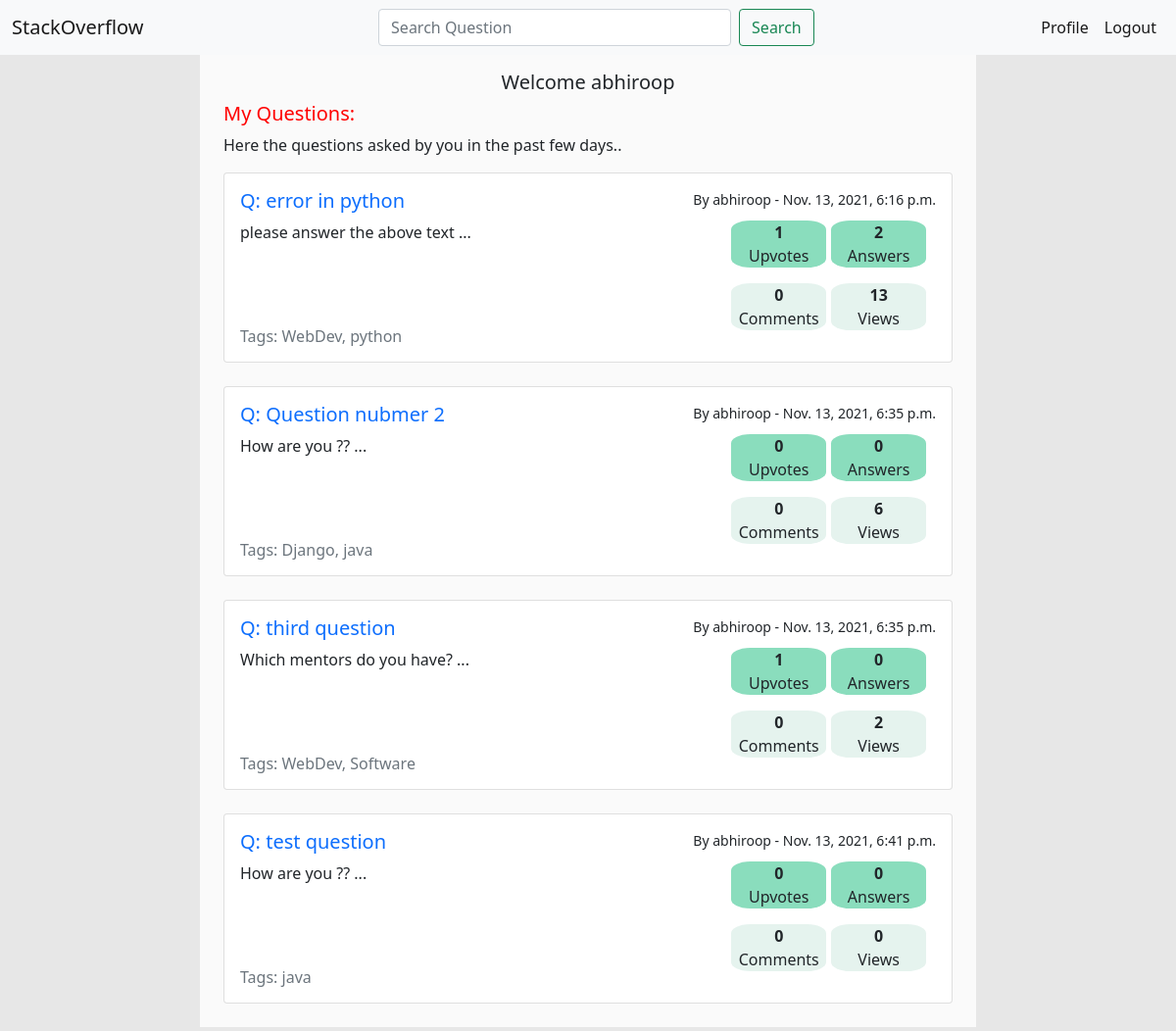
Page /user_profile (signed in) on the earlier database version.
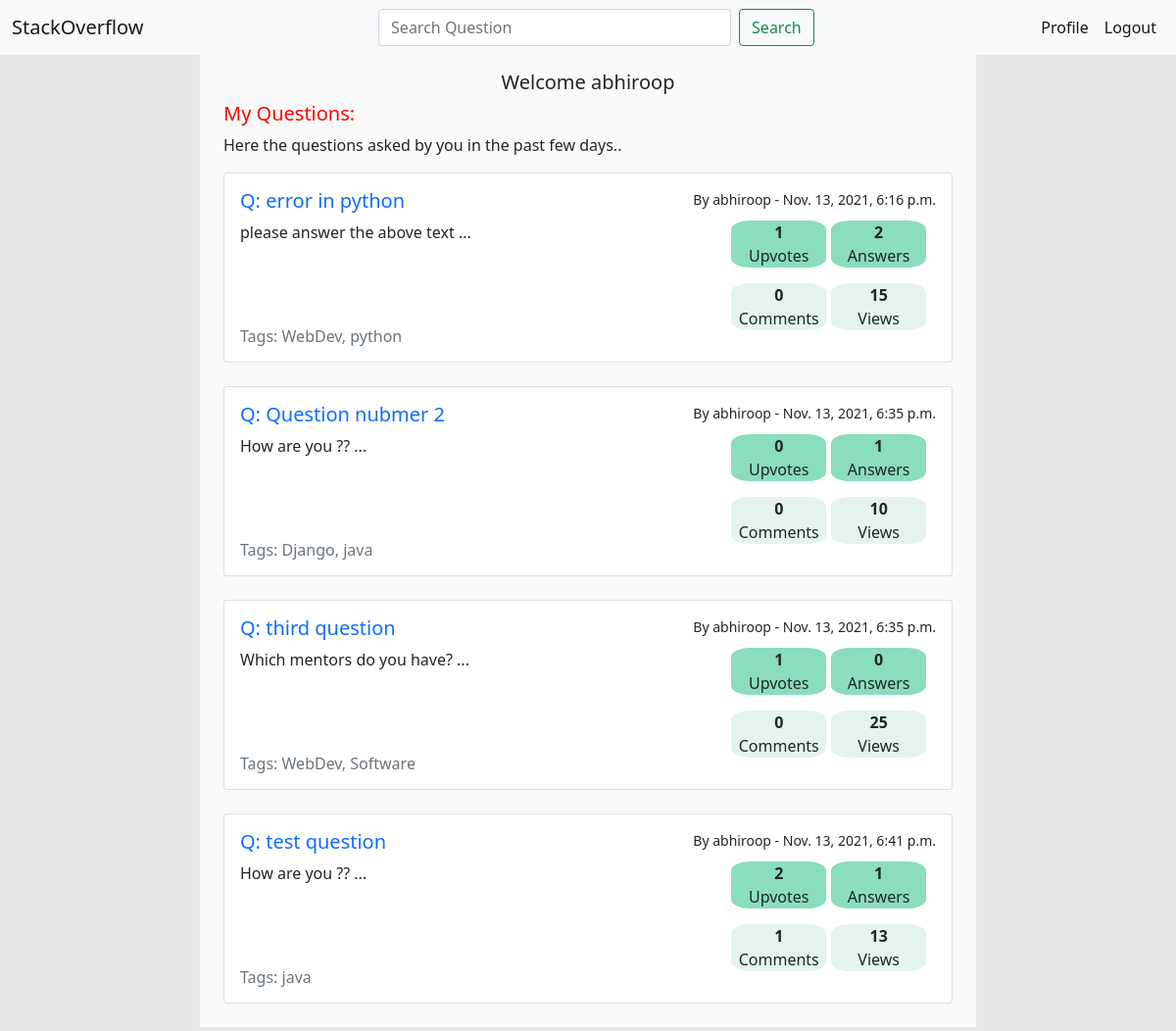
Same page on the later database version.
### lander/models.py (models this page shows, shortened)
class Question(models.Model):
    QUESTION_TAGS = (
        ('WebDev','WebDev'),
        ('Software','Software'),
        ('Django','Django'),
        ('java','java'),
        ('python','python'),
    )
    user = models.ForeignKey(User, on_delete=models.CASCADE)
    question_heading = models.CharField(max_length=50, null=True)
    question_text = models.CharField(max_length=1000, null=False)
    post_date = models.DateTimeField(auto_now_add=True)
    ans_count = models.IntegerField(default=0)
    comment_count = models.IntegerField(default=0)
    views = models.IntegerField(default=0)
    upvote_count = models.IntegerField(default=0, null=True)
    tags = MultiSelectField(choices = QUESTION_TAGS)

### lander/views.py (the view)
# urls.py: path('user_profile', views.user_profile, name='user_profile'),
def user_profile(request):
    question = Question.objects.filter(user = request.user)
    context = {
        'question':question
    }
    return render(request,"lander/user_profile.html", context)

### lander/templates/lander/user_profile.html (shortened to what this page needs)
{% extends 'lander/base.html' %}
{% load static %}
    {% block content %}
    <div class="content">
        <div class="main_container mt-0"><br>
        <h5 style="text-align: center;"> Welcome {{user.username}}</h5>
        <div class="first_line">
            <h5 class="search_result">My Questions: </h5>
        </div>
        <p class="text_question">Here the questions asked by you in the past few days..
        </p>
        {% for i in question %}
                <div class="card" >
                    <div class="card-body">
                        <div class="first_line">
                            <h5 ><a href="{% url 'question_detail' i.id %}" style="text-decoration: none;">Q: {{ i.question_heading }}</a></h5>
                            <small><div class="float-right" id="user_desc_big">By {{i.user}} - {{i.post_date}}</div></small>
                        </div>
                        <div class="row">
                            <div class="col-md-8">
                                <p class="card-text">{{i.question_text|slice:":150"|add:" ..." }}</p>
                                <small><h6 class=" text-muted pb-2" id="tag_bottom">Tags: {{i.tags}}</h6></small>
                                </div>
                            <div class="col-md-4">
                                <div class="row">
                                    <div class="col-md-1"></div>
                                    <div class="col-md-5 float-right px-0">
                                        <div class="info_box px-0">
                                            <p class="mb-0"><strong >{{ i.upvote_count }}</strong></p>
                                            <p class="mt-0">Upvotes</p>
                                        </div>
                                        <div class="info_box2 px-0">
                                            <p class="mb-0"><strong >{{ i.comment_count }}</strong></p>
                                            <p class="mt-0 element_fit">Comments</p>
                                        </div>
                                    </div>
                                    <div class="col-md-5 px-0">
                                        <div class="info_box">
                                            <p class="mb-0"><strong >{{ i.ans_count }}</strong></p>
                                            <p class="mt-0">Answers</p>
                                        </div>
                                        <div class="info_box2 px-0">
                                            <p class="mb-0"><strong > {{ i.views }} </strong></p>
                                            <p class="mt-0">Views</p>
                                        </div>
                                    </div>
                                </div>
                            </div>
                        </div>
                    </div>
                </div>
                <br>
        {% endfor %}
        </div>
    </div>
    {% endblock %}

Differences in the rows shown:
changed Question "error in python": views "13" → "15"
changed Question "Question nubmer 2": ans_count "0" → "1"; views "6" → "10"
changed Question "third question": views "2" → "25"
changed Question "test question": upvote_count "0" → "2"; comment_count "0" → "1"; ans_count "0" → "1"; views "0" → "13"
